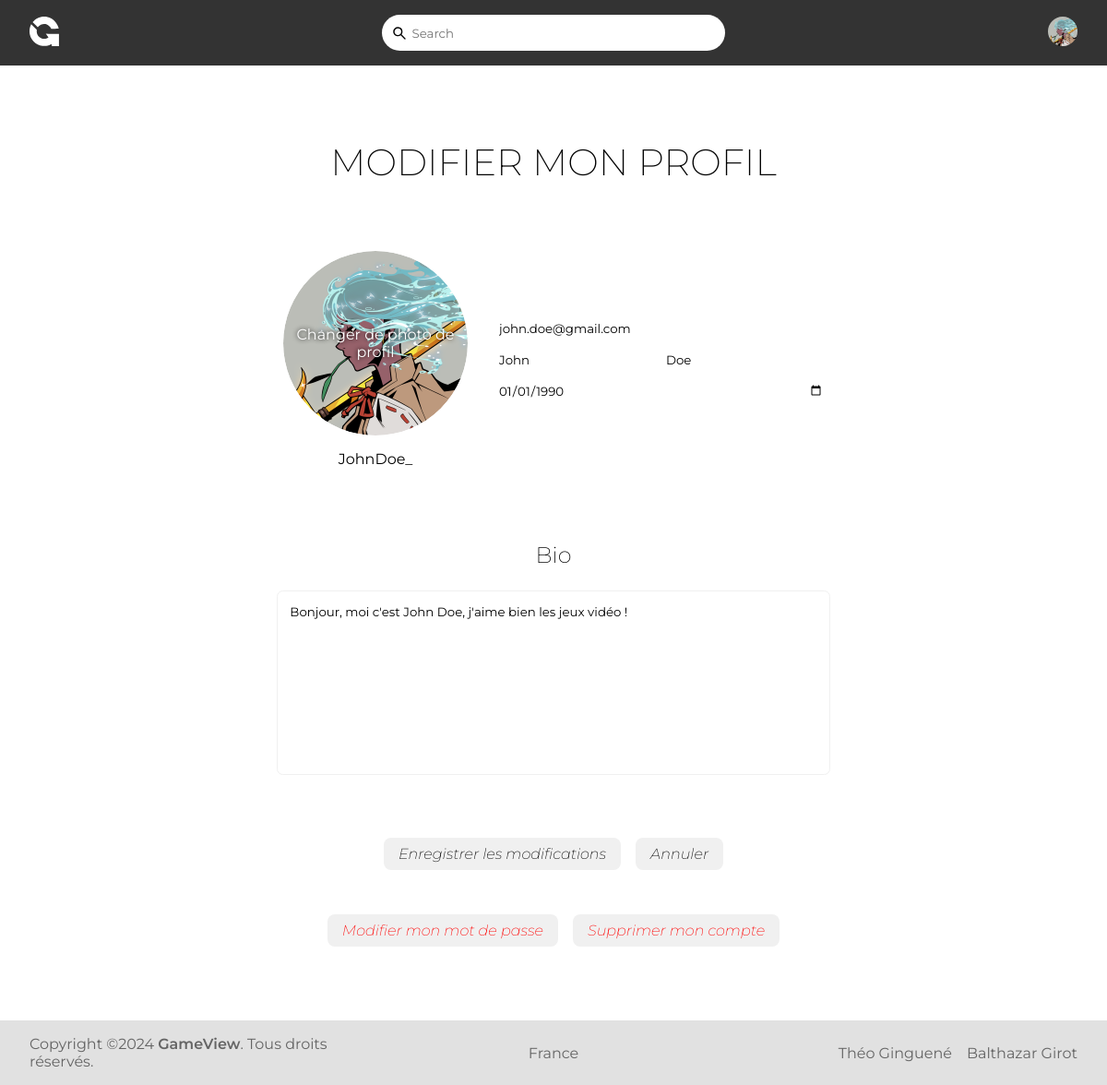
Screenshot of /src/pages/updateProfile.php (signed in) with the database file from the repository.
### tables this page shows
CREATE TABLE `user` (
  `username` varchar(25) NOT NULL,
  `password` text NOT NULL,
  `email` varchar(50) NOT NULL,
  `role` varchar(40) DEFAULT NULL,
  `name` varchar(20) NOT NULL,
  `surname` varchar(20) NOT NULL,
  `birthdate` date NOT NULL,
  `bio` text,
  `id` bigint(20) UNSIGNED NOT NULL,
  `commentCount` int(11) NOT NULL DEFAULT '0',
  `articleCount` int(11) NOT NULL DEFAULT '0',
  `lastConnection` datetime NOT NULL DEFAULT CURRENT_TIMESTAMP,
  `accountCreation` datetime NOT NULL DEFAULT CURRENT_TIMESTAMP
);

### src/utils/login.php (called while the page is built, shortened)
<?php
function loggedIn() {
    $logged_in = isset($_SESSION['user_id']);
    return $logged_in;
}
function getId() {
    $id = isset($_SESSION['user_id']) ? $_SESSION['user_id'] : null;
    return $id;
}

### src/utils/preparedQueries.php (called while the page is built, shortened)
<?php
$mysqli = connectionDB();
$user_info_query = "SELECT * FROM user WHERE id = ?";
$user_info_prepared = mysqli_prepare($mysqli, $user_info_query);

### src/utils/dbQueries.php (called while the page is built, shortened)
<?php
function readDB(mysqli_stmt $sql_stmt) {
	mysqli_stmt_execute($sql_stmt);
	$result = mysqli_stmt_get_result($sql_stmt);
	if($result == false || $result == null) {
		return array();
	} else {
		$data = mysqli_fetch_all($result, MYSQLI_ASSOC);
		return $data;
	}
}

### src/pages/updateProfile.php (the view, shortened to what this page needs)
<?php
require_once(DOCUMENT_ROOT . '/src/utils/dbQueries.php');
require_once(DOCUMENT_ROOT . '/src/static/head.php');
require_once(DOCUMENT_ROOT . '/src/static/header.php');
require_once(DOCUMENT_ROOT . '/src/static/footer.php');
require_once(DOCUMENT_ROOT . '/src/utils/user.php');
?>
<!DOCTYPE html>
<html lang="fr">
<body>
        <main>
        <?php
            require_once(DOCUMENT_ROOT . '/src/utils/login.php');
            if (!loggedIn()) {
                require_once(DOCUMENT_ROOT . '/src/utils/redirect.php');
                redirect('/src/pages/login.php', 'error', 'You must log in');
            }
            else {
                require_once(DOCUMENT_ROOT . '/src/utils/preparedQueries.php');
                $user_id = getId();
                mysqli_stmt_bind_param($user_info_prepared, 'i', $user_id);
                $user_info = readDB($user_info_prepared)[0];
        ?>
        <h2>Modifier mon profil</h2>
        <form class="modify-profile" action="/src/actions/updateProfile.php" method="post" enctype="multipart/form-data">
            <div class="profile">
                <div class="profile-main">
                    <div class="profile-user">
                        <div class="profile-picture">
                            <?php echo profilePicture("profile-picture-image"); ?>
                            <div class="profile-picture-overlay">
                                <label for="profile-picture-input">Changer de photo de profil</label>
                            </div>
                        </div>
                        <p class="username"><?php echo $user_info['username']; ?></p>
                    </div>
                    <div class="profile-info">
                        <input type="email" name="email" id="email" value="<?php echo $user_info['email']; ?>">
                        <div class="name">
                            <input type="text" name="surname" id="surname" value="<?php echo $user_info['surname']; ?>">
                            <input type="text" name="name" id="name" value="<?php echo $user_info['name']; ?>">
                        </div>
                        <input type="date" name="birthdate" id="birthdate" value="<?php echo $user_info['birthdate']; ?>">
                    </div>
                </div>
                <div class="bio">
                    <h3>Bio</h3>
                    <textarea name="bio" id="bio"><?php echo ($user_info['bio']==null?"":$user_info['bio']); ?></textarea>
                </div>
                <div class="actions">
                    <div class="section">
                        <button type="submit" class="button">Enregistrer les modifications</button>
                        <a href="/src/pages/profile.php">
                            <button type="button" class="button" id="cancel">Annuler</button>
                        </a>
                    </div>
                    <div class="section">
                        <a href="/src/pages/changePassword.php">
                            <button type="button" class="button button-danger" id="update-password">Modifier mon mot de passe</button>
                        </a>
                        <a href="/src/pages/deleteAccount.php">
                            <button type="button" class="button button-danger" id="delete-account">Supprimer mon compte</button>
                        </a>
                    </div>
                </div>
            </div>
        </form>
            <?php
                    }
            ?>
        </main>
    </body>
</html>

### src/styles/style.css (style rules this page uses)
html { font-family: "Montserrat", sans-serif; }
input { font-family: "Montserrat", sans-serif; }
body { display: flex; flex-direction: column; min-height: 100vh; }
main { display: flex; flex-direction: column; }
.profile-picture { border-radius: 50%; }
.button { height: -moz-fit-content; height: fit-content; font-size: 1em; font-weight: 200; font-style: italic; padding: 0.5em 1em; border: none; border-radius: 0.5em; background-color: #f0f0f0; cursor: pointer; transition: background-color 0.15s ease-in-out; }
.button-danger { color: red; }

### src/styles/pages/profile.css (style rules this page uses)
h2 { text-align: center; padding: 2em 0 1em 0; font-weight: 200; font-size: 2.5em; text-transform: uppercase; }
.profile { display: flex; flex-direction: column; align-items: center; justify-content: center; margin: 2em 0 5em 0; gap: 2em; }
.profile input { outline: none; border: none; }
.profile .profile-main { display: flex; align-items: center; gap: 2em; }
.profile .profile-main .profile-user { display: flex; flex-direction: column; gap: 1em; }
.profile .profile-main .profile-user .profile-picture { width: 200px; height: 200px; border-radius: 50%; overflow: hidden; position: relative; }
.profile .profile-main .profile-user .profile-picture .profile-picture-overlay { position: absolute; top: 50%; transform: translateY(-50%); width: 100%; height: 100%; display: flex; flex-direction: column; justify-content: center; align-items: center; }
.profile .profile-main .profile-user .profile-picture .profile-picture-overlay * { text-align: center; text-shadow: 0 0 5px black; color: white; }
.profile .profile-main .profile-user p { text-align: center; }
.profile .profile-main .profile-info { display: flex; flex-direction: column; gap: 1em; }
.profile .profile-main .profile-info .name { display: flex; gap: 0.5em; }
.profile .bio { width: 50%; }
.profile .bio h3 { font-size: 1.5em; font-weight: 200; text-align: center; padding: 2em 0 1em 0; }
.profile .bio textarea { width: 100%; height: 200px; padding: 1em; border-radius: 0.5em; border: 1px solid #f0f0f0; resize: none; outline: none; font-family: "Montserrat", sans-serif; }
.profile a { margin-top: 2em; }
.profile .actions { display: flex; flex-direction: column; align-content: center; gap: 1em; }
.profile .actions .section { display: flex; justify-content: center; gap: 1em; align-items: end; }

### rows the page displays
user: username "JohnDoe_", email "john.doe@gmail.com", surname "John", name "Doe", birthdate "01/01/1990", bio "Bonjour, moi c'est John Doe, j'aime bien les jeux vidéo !"
